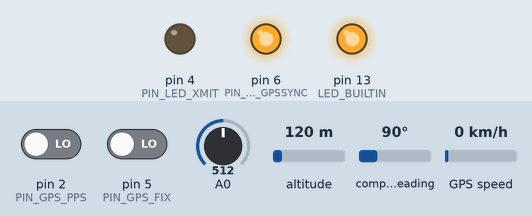
Recording of a sketch running on a simulated Teensy 4. Parts: output pins drawn as LEDs (lit = HIGH). The inputs (shaded band) are chosen by the test bench; at power-on: pin 2 (PIN_GPS_PPS) LOW, pin 5 (PIN_GPS_FIX) LOW, A0 = 512, altitude 120 m, compass heading 90°, GPS speed 0 km/h. The GPS gets a fix after 3 s at 37.7749, -122.4194 with 8 satellites.

Above: at 0.1 s.
At 2.3 s:
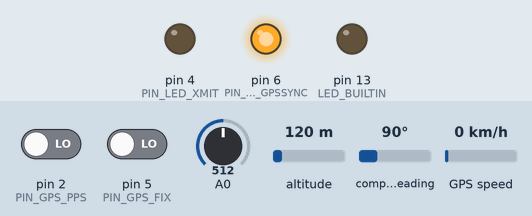
Timing chart, 0 to 5.7 s (numbered marks = the images above):
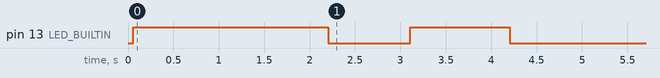

Measured:
- by itself, pin 13 (LED_BUILTIN): HIGH → LOW at 2.2 s, → HIGH 0.91 s later, → LOW 1.1 s later

The sketch:

teensy.ino
```cpp
#include <TinyGPS++.h>
#include <HardwareSerial.h>
#include <Adafruit_GPS.h>
#include <TimeLib.h>
#include <time.h>


// Constants
#define PIN_GPS_PPS 2
#define PIN_GPS_FIX 5
#define PIN_LED_GPSSYNC 6
#define PIN_LED_XMIT 4
#define PIN_ANALOG_IN 0
#define SAMPLE_RATE 20000
#define CAPTURE_TIME_MS 360
#define PIN_GPS_RX 7
#define PIN_GPS_TX 8
#define SAMPLE_SIZE CAPTURE_TIME_MS*SAMPLE_RATE/1000
#define SAMPLE_TIME_US (1000000/SAMPLE_RATE)
#define CLIP_THRESHOLD 10


// ADC stuff
IntervalTimer ADCTimer;
IntervalTimer secondTimer;
bool second_timer_running = false;
volatile unsigned int data[SAMPLE_SIZE];
volatile unsigned int sample_count = 0;
volatile bool data_ready = false;
bool pps_start = false;

// GPS serial port
#define GPSSerial Serial2
Adafruit_GPS GPS(&GPSSerial);
bool GPS_fix = false;

// Serial port to raspberry pi
#define AcqSerial Serial1

// Capture variables
bool capture_did_clip = false;

bool toggle = false;
void ISR_GPS_tick() {
  start_capture();
}

void ISR_GPS_fix() {
  GPS_fix = true;
}

void DoADC() {
  noInterrupts();
  int analog_value = 0;

  if (sample_count < SAMPLE_SIZE) {
    analog_value = analogRead(PIN_ANALOG_IN);

    if ((analog_value > 1023 - CLIP_THRESHOLD) || analog_value < CLIP_THRESHOLD) {
      // we're close to clipping
      capture_did_clip = true;
      digitalWrite(PIN_LED_XMIT, HIGH);
    }

    data[sample_count] = analog_value;
    sample_count++;
  } else {
    ADCTimer.end();
    data_ready = true;
  }
  interrupts();
}

void ISR_Second_tick() {
  start_capture();
}

void start_capture() {

  // Reset clipping
  capture_did_clip = false;
  digitalWrite(PIN_LED_XMIT, LOW);

  // Call ADC once before timer
  DoADC();

  // Start ADC timer
  ADCTimer.begin(DoADC, SAMPLE_TIME_US);

  // PPS start
  pps_start = true;
  digitalWrite(LED_BUILTIN, HIGH);
}

time_t get_unix_time(int year, int month, int day, int hour, int minute, int second) {
  tmElements_t tm;
  tm.Year = year - 1970;
  tm.Month = month;
  tm.Day = day;
  tm.Hour = hour;
  tm.Minute = minute;
  tm.Second = second;
  return makeTime(tm);
}

void setup() {
  AcqSerial.begin(9600);
  AcqSerial.println("Welcome to the ECLIPSE DATA ACQUISITION BOARD...");
  AcqSerial.printf("ADC sampling at %d Hz (%d us per sample).\n", SAMPLE_RATE, SAMPLE_TIME_US);
  AcqSerial.printf("%d time, %d sample size\n", CAPTURE_TIME_MS, SAMPLE_SIZE);


  // Configure interrupts
  attachInterrupt(digitalPinToInterrupt(PIN_GPS_PPS), ISR_GPS_tick, RISING);
  attachInterrupt(digitalPinToInterrupt(PIN_GPS_FIX), ISR_GPS_fix, RISING);

  // Configure pin modes
  pinMode(LED_BUILTIN, OUTPUT);
  pinMode(PIN_LED_XMIT, OUTPUT);
  pinMode(PIN_LED_GPSSYNC, OUTPUT);
  pinMode(PIN_GPS_FIX, INPUT);
  pinMode(PIN_GPS_PPS, INPUT);

  // Default pin state
  digitalWrite(LED_BUILTIN, HIGH);
  digitalWrite(PIN_LED_GPSSYNC, HIGH);

  GPSSerial.begin(9600);
  AcqSerial.begin(1000000);

  // read some GPS
  int counter = 0;
  while (counter < 1000) {
    GPS.read();
    counter++;
  }
}

void loop() {
  GPS.read();

  if (GPS.fix > 0) {
    GPS_fix = true;
  } else {
    GPS_fix = false;
  }

  if (!GPS_fix && !second_timer_running) {
    second_timer_running = true;
    secondTimer.begin(ISR_Second_tick, 1e6);
  } else if (GPS_fix && second_timer_running) {
    secondTimer.end();
    second_timer_running = false;
  }

  if (GPS.newNMEAreceived()) {
    GPS.parse(GPS.lastNMEA());
  }

  if (data_ready) {
    time_t time = get_unix_time(2000 + GPS.year, GPS.month, GPS.day, GPS.hour, GPS.minute, GPS.seconds);

    // For whatever reason the time value is incorrect on the first tick when device is reset. This is a hacky fix.
    if (time < 1705819583) {
      goto acq_error;
    }

    AcqSerial.print("$");

    AcqSerial.print(time);
    AcqSerial.print(",");


    if (GPS_fix) {
      AcqSerial.print("G");
    }

    if (capture_did_clip) {
      AcqSerial.print("O");
    }
    AcqSerial.print(",");

    AcqSerial.print(SAMPLE_RATE);
    AcqSerial.print(",");

    // Print GPS
    AcqSerial.printf("%f,%f,%f,", GPS.latitudeDegrees, GPS.longitudeDegrees, GPS.altitude);

    // Print satellite count
    AcqSerial.printf("%d,", GPS.satellites);

    AcqSerial.printf("%f,%f,", GPS.speed, GPS.angle);

    noInterrupts();
    for (unsigned int i = 0; i < sample_count; i++) {
      AcqSerial.print(data[i]);
      if (i < sample_count - 1) {
        AcqSerial.print(",");
      }
    }

    AcqSerial.println();
  acq_error:
    digitalWrite(LED_BUILTIN, LOW);

    data_ready = false;
    sample_count = 0;
    interrupts();

    setTime(GPS.hour, GPS.minute, GPS.seconds, GPS.day, GPS.month, GPS.year + 2000);
  }

}
```
